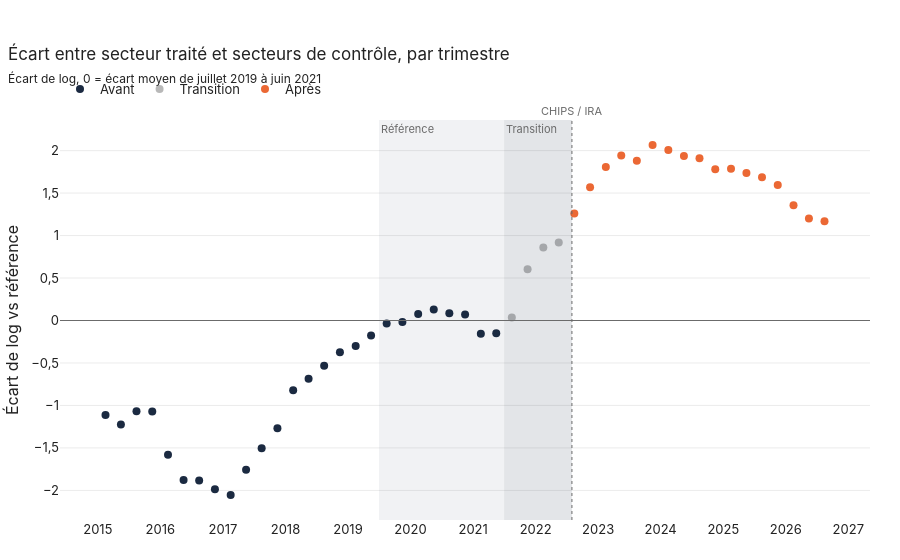

Notebook cell for this chart:
### Markdown cell above
## 3. Pré-tendances

### Code cell
es = did.event_study(MFG)
plot_event_study(es, did.BEFORE, did.TRANSITION,
                 title='Écart entre secteur traité et secteurs de contrôle, par trimestre',
                 subtitle="Écart de log, 0 = écart moyen de juillet 2019 à juin 2021")

### Figure 1 — Plotly figure (JSON) as saved in the notebook; plotly's stock layout.template omitted (floating-point values rounded to 4 significant figures)
{"data": [{"customdata": ["2015-T1", "2015-T2", "2015-T3", "2015-T4", "2016-T1", "2016-T2", "2016-T3", "2016-T4", "2017-T1", "2017-T2", "2017-T3", "2017-T4", "2018-T1", "2018-T2", "2018-T3", "2018-T4", "2019-T1", "2019-T2", "2019-T3", "2019-T4", "2020-T1", "2020-T2", "2020-T3", "2020-T4", "2021-T1", "2021-T2"], "hovertemplate": "%{customdata} : %{y:.2f}<extra></extra>", "marker": {"color": "#1b2a41", "size": 8}, "mode": "markers", "name": "Avant", "type": "scatter", "x": ["2015-02-15", "2015-05-16", "2015-08-15", "2015-11-15", "2016-02-15", "2016-05-16", "2016-08-15", "2016-11-15", "2017-02-15", "2017-05-16", "2017-08-15", "2017-11-15", "2018-02-15", "2018-05-16", "2018-08-15", "2018-11-15", "2019-02-15", "2019-05-16", "2019-08-15", "2019-11-15", "2020-02-15", "2020-05-16", "2020-08-15", "2020-11-15", "2021-02-15", "2021-05-16"], "y": [-1.113, -1.225, -1.067, -1.072, -1.58, -1.878, -1.884, -1.985, -2.054, -1.756, -1.503, -1.268, -0.82, -0.6856, -0.5313, -0.3729, -0.3001, -0.1762, -0.03593, -0.01863, 0.07608, 0.1293, 0.08423, 0.07055, -0.1549, -0.1507]}, {"customdata": ["2021-T3", "2021-T4", "2022-T1", "2022-T2"], "hovertemplate": "%{customdata} : %{y:.2f}<extra></extra>", "marker": {"color": "#b8b8b8", "size": 8}, "mode": "markers", "name": "Transition", "type": "scatter", "x": ["2021-08-15", "2021-11-15", "2022-02-15", "2022-05-16"], "y": [0.03686, 0.6024, 0.8592, 0.9188]}, {"customdata": ["2022-T3", "2022-T4", "2023-T1", "2023-T2", "2023-T3", "2023-T4", "2024-T1", "2024-T2", "2024-T3", "2024-T4", "2025-T1", "2025-T2", "2025-T3", "2025-T4", "2026-T1", "2026-T2", "2026-T3"], "hovertemplate": "%{customdata} : %{y:.2f}<extra></extra>", "marker": {"color": "#eb6834", "size": 8}, "mode": "markers", "name": "Après", "type": "scatter", "x": ["2022-08-15", "2022-11-15", "2023-02-15", "2023-05-16", "2023-08-15", "2023-11-15", "2024-02-15", "2024-05-16", "2024-08-15", "2024-11-15", "2025-02-15", "2025-05-16", "2025-08-15", "2025-11-15", "2026-02-15", "2026-05-16", "2026-08-15"], "y": [1.26, 1.57, 1.808, 1.943, 1.881, 2.066, 2.007, 1.937, 1.91, 1.779, 1.785, 1.736, 1.686, 1.595, 1.357, 1.201, 1.167]}], "layout": {"annotations": [{"font": {"color": "#6b6b6b", "size": 11}, "showarrow": false, "text": "Référence", "x": "2019-07-01", "xanchor": "left", "xref": "x", "y": 1, "yanchor": "top", "yref": "y domain"}, {"font": {"color": "#6b6b6b", "size": 11}, "showarrow": false, "text": "Transition", "x": "2021-07-01", "xanchor": "left", "xref": "x", "y": 1, "yanchor": "top", "yref": "y domain"}, {"font": {"color": "#6b6b6b", "size": 11}, "showarrow": false, "text": "CHIPS / IRA", "x": "2022-08-01", "xanchor": "center", "y": 1, "yanchor": "bottom", "yref": "paper"}], "hovermode": "closest", "shapes": [{"fillcolor": "#1b2a41", "line": {"width": 0}, "opacity": 0.06, "type": "rect", "x0": "2019-07-01", "x1": "2021-07-01", "xref": "x", "y0": 0, "y1": 1, "yref": "y domain"}, {"fillcolor": "#1b2a41", "line": {"width": 0}, "opacity": 0.12, "type": "rect", "x0": "2021-07-01", "x1": "2022-08-01", "xref": "x", "y0": 0, "y1": 1, "yref": "y domain"}, {"line": {"color": "#6b6b6b", "width": 1}, "type": "line", "x0": 0, "x1": 1, "xref": "x domain", "y0": 0, "y1": 0, "yref": "y"}, {"line": {"color": "#6b6b6b", "dash": "dot", "width": 1}, "type": "line", "x0": "2022-08-01", "x1": "2022-08-01", "xref": "x", "y0": 0, "y1": 1, "yref": "y domain"}], "title": {"subtitle": {"text": "Écart de log, 0 = écart moyen de juillet 2019 à juin 2021"}, "text": "Écart entre secteur traité et secteurs de contrôle, par trimestre"}, "xaxis": {"dtick": "M12", "tickformat": "%Y"}, "yaxis": {"title": {"text": "Écart de log vs référence"}}}}
